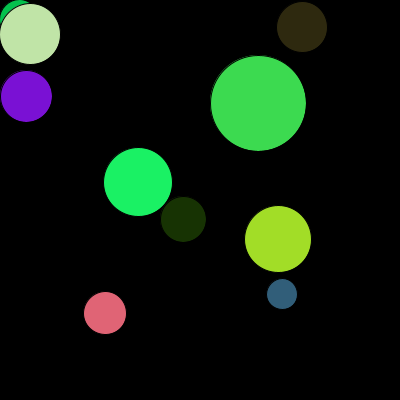
Frame 1 (no input)
Frame 60 (the mouse pressed at the canvas centre just before this capture): identical to frame 1, image omitted
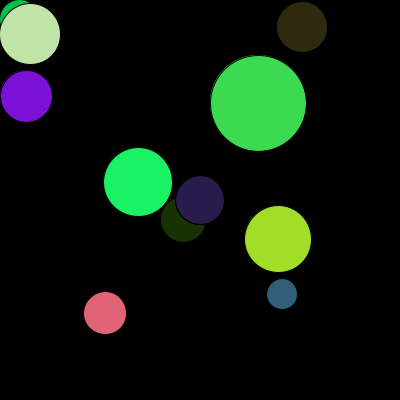
Frame 120 (the mouse held since frame 60 and released just before this capture)

The Processing sketch that drew these frames (run headless with seeded random() and noise(); from frame 60 on, the mouse is pressed at the canvas centre):

// Processing sketch: processing_66313
// ── processing_66313.pde

int howManyCircles = 10;
int circleCount = 0;

int[] circlesX = new int[howManyCircles];
int[] circlesY = new int[howManyCircles]; 
int[] distances = new int[howManyCircles];
int[] diameters = new int[howManyCircles];
color[] palette = new color[howManyCircles];
int [] xSpeed = new int [howManyCircles];
int [] ySpeed = new int [howManyCircles];

/////////////////

void setup(){
  
  background (0);
  
  size (400, 400);
  
  smooth();
  
  for (int i = 0; i < howManyCircles; i = i+1) {
    circlesX[i] = int(random (width));
    circlesY[i] = int(random (height));
    diameters[i] = int(random(20, 100));
    palette[i] = color(random(255), random(255), random(255));
    xSpeed [i] = 0;
    ySpeed [i] = 0;
  }

}

/////////

void draw(){
  
background (0);

for (int i = 0; i < howManyCircles; i = i+1) {

    circlesX [i] += xSpeed [i];
    circlesY [i] += ySpeed [i];
    
        if (circlesX[i] + diameters[i]/2 > width) {
      
      circlesX[i] = width - diameters[i]/2;
      xSpeed[i] = -xSpeed[i];      
    }
    
        if (circlesX[i] - diameters[i]/2 < 0) {
      
      circlesX[i] = 0 + diameters[i]/2;    
      xSpeed[i] = -xSpeed[i];      
    }
    
        if (circlesY[i] + diameters[i]/2 > height) {
      
      circlesY[i] = height - diameters[i]/2;  
      ySpeed[i] = -ySpeed[i];        
    }
    
        if (circlesY[i] - diameters[i]/2 < 0) {
      
      circlesY[i] = 0 + diameters[i]/2;
      ySpeed[i] = -ySpeed[i];      
    }
    
}
  
  if (mousePressed == false) {
    
    for (int i = 0; i < howManyCircles; i = i+1) {
    
    distances[i] = int (dist(circlesX[i], circlesY[i], mouseX, mouseY));  
    fill (palette[i]);   
    ellipse (circlesX[i], circlesY[i], diameters[i], diameters[i]);
        
      if (distances[i] <= diameters[i]/2){
        
        for (int j = 0; j < i; j = j+1) {
        
          fill (palette[j]);
          ellipse (circlesX[j], circlesY[j], diameters[j], diameters[j]);       
        }
          
      fill (palette[i]); 
      ellipse (circlesX[i], circlesY[i], diameters[i], diameters[i]);        
      fill (255, 255, 255, 100); 
      ellipse (circlesX[i], circlesY[i], diameters[i], diameters[i]);
        
        for (int j = i+1; j < howManyCircles; j = j+1) {
        
          fill (palette[j]);
          ellipse (circlesX[j], circlesY[j], diameters[j], diameters[j]);
        
        }        
      }    
    }
    
  } else {
    
    for (int i = 0; i < howManyCircles; i = i+1) {
    
    fill (palette[i]);
    ellipse (circlesX[i], circlesY[i], diameters[i], diameters[i]);
        
      if (distances[i] <= diameters[i]/2){
        
        for (int j = 0; j < i; j = j+1) {
        
          fill (palette[j]);
          ellipse (circlesX[j], circlesY[j], diameters[j], diameters[j]);       
        }
          
      fill (palette[i]); 
      ellipse (circlesX[i], circlesY[i], diameters[i], diameters[i]);        
      fill (0, 0, 0, 150); 
      ellipse (circlesX[i], circlesY[i], diameters[i], diameters[i]);
        
        for (int j = i+1; j < howManyCircles; j = j+1) {
        
          fill (palette[j]);
          ellipse (circlesX[j], circlesY[j], diameters[j], diameters[j]);
        
        }        
      }    
    }
  }
  
  println (howManyCircles);
  println (circleCount);
  
}

void mousePressed(){
  
  for (int i = howManyCircles-1; i > -1; i = i-1) {

    if (distances[i] <= diameters[i]/2){
     
     xSpeed [i] = 0;
     ySpeed [i] = 0;
     
     i = -1;
     
 
    } else { circleCount +=1; } }
    
    if (circleCount >= howManyCircles) {
     
     circlesX = append (circlesX, mouseX);
     circlesY = append (circlesY, mouseY);
     diameters = append (diameters, int(random(20, 100)));
     palette = append (palette, color(random(255), random(255), random(255)));
     xSpeed = append (xSpeed, 0);
     ySpeed = append (ySpeed, 0);
     distances = append (distances, 0);
     
     howManyCircles = howManyCircles + 1;
      
    }
    
   circleCount = 0;
}


void mouseDragged() {
   
  for (int i = howManyCircles-1; i > -1; i = i-1) {

    if (distances[i] <= diameters[i]/2){            

     circlesX[i] += mouseX - pmouseX;
     circlesY[i] += mouseY - pmouseY; 
     
     xSpeed [i] = 0;
     ySpeed [i] = 0;
     
     i = -1;
     
     
 
    }
  }
}

void mouseReleased() {
  
  for (int i = howManyCircles - 1; i > -1; i = i-1) {

    if (distances[i] <= diameters[i]/2){
  
     xSpeed [i] = mouseX - pmouseX;
     ySpeed [i] = mouseY - pmouseY;
     
     i = -1;
     
    }
    
  }
  
}
  
  
